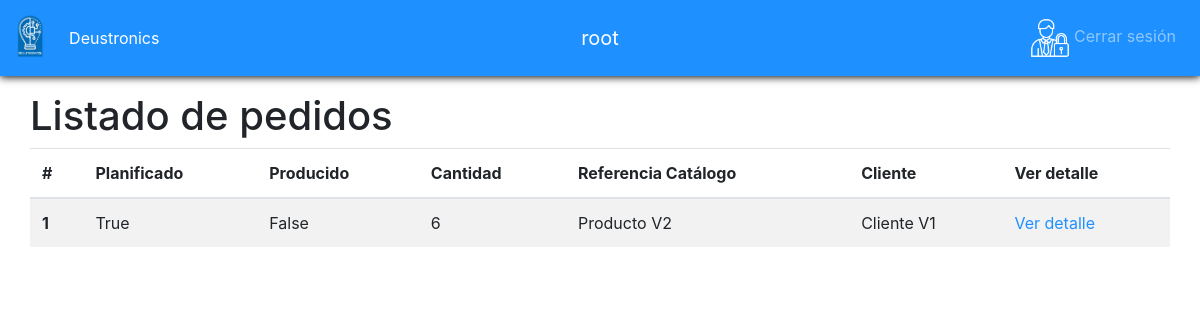
Page /pedidos/ (signed in) on the earlier database version.
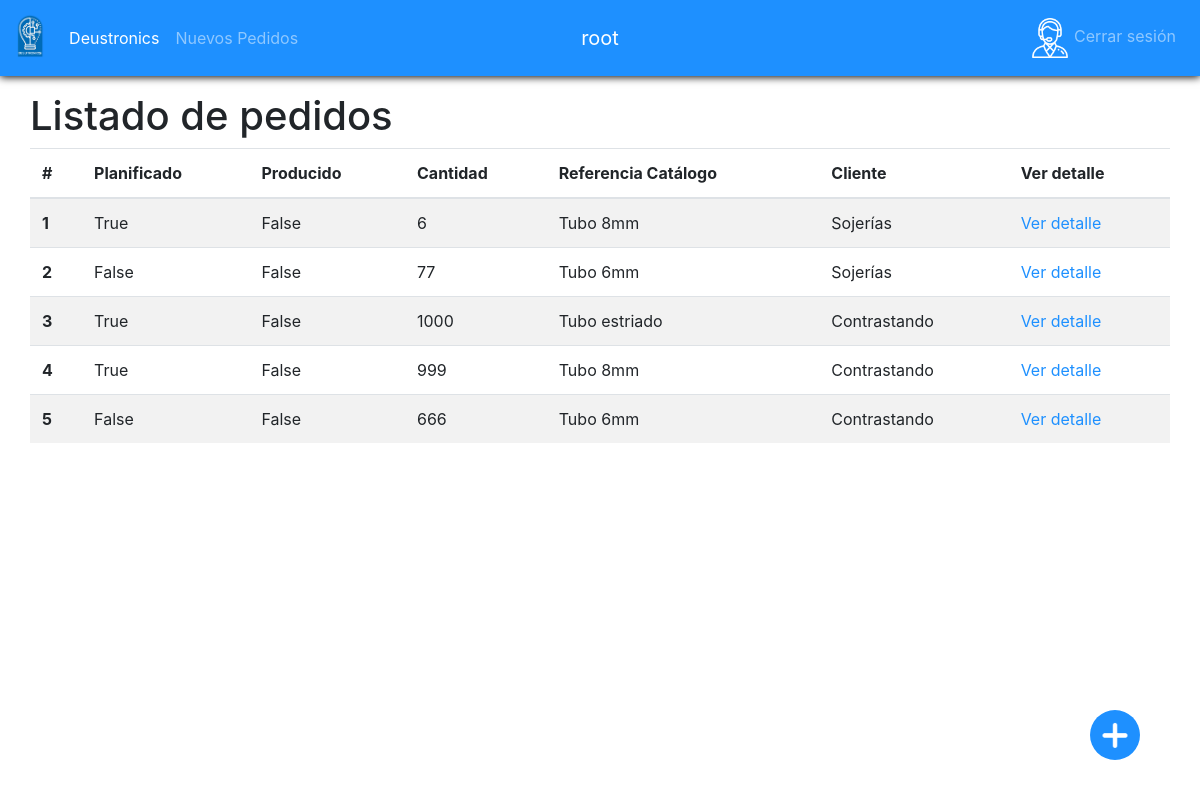
Same page on the later database version.
### app/models.py (models this page shows, shortened)
class Pedido(models.Model):
    planificado = models.BooleanField()
    producido = models.BooleanField()
    cantidad = models.IntegerField()
    catalogo = models.ForeignKey(
        Catalogo, on_delete=models.SET_NULL, null=True)
    cliente = models.ForeignKey(Cliente, on_delete=models.SET_NULL, null=True)
    importe=models.FloatField()

class Catalogo(models.Model):
    descripcion = models.CharField(max_length=250)
    nombre = models.CharField(max_length=100, default="NombreDefault")
    precio = models.FloatField(default = 0.0)
    def __str__(self):
       return self.nombre

class Cliente(models.Model):
    nombre = models.CharField(max_length=100)
    usuario = models.ForeignKey(User, on_delete=models.CASCADE,unique=True)
    def __str__(self):
       return self.nombre

### app/views.py (the view)
# urls.py: path('pedidos/', login_required(views.PedidoListView.as_view()), name='pedido_lista'),
class PedidoListView(View):
    def get(self, request, *args, **kwargs):
        context = {
            'pedidos': Pedido.objects.all(),
            'urlBotonFlotante':reverse('pedido_create_manual')
        }
        return render(request, "pedido_lista.html", context)

### app/templatetags/sesion_tags.py (called while the page is built)
@register.filter(name='has_group')
def has_group(user, group_name):
    return user.groups.filter(name=group_name).exists()

### app/templates/pedido_lista.html
{%extends 'base.html'%} {% block content%}
<h1>
  Listado de pedidos
</h1>
<table class="table table-striped">
  <thead>
    <tr>
      <th scope="col">#</th>
      <th scope="col">Planificado</th>
      <th scope="col">Producido</th>
      <th scope="col">Cantidad</th>
      <th scope="col">Referencia Catálogo</th>
      <th scope="col">Cliente</th>
      <th scope="col">Ver detalle</th>
    </tr>
  </thead>
  <tbody>
    {%for pedido in pedidos%}
    <tr>
      <th scope="row">{{pedido.id}}</th>
      <td>{{pedido.planificado}}</td>
      <td>{{pedido.producido}}</td>
      <td>{{pedido.cantidad}}</td>
      <td>{{pedido.catalogo}}</td>
      <td>{{pedido.cliente}}</td>
      <td><a href="{%url 'pedido_detalle' pedido.id %}"> Ver detalle</a></td>
    </tr>
    {%endfor%}
  </tbody>
</table>
{%endblock%}

### app/templates/base.html (shortened to what this page needs)
{%load static %} {% load sesion_tags %}
<!DOCTYPE html>
<html lang="en">
<head>
  <link rel="stylesheet" href="{% static 'main.css'%}" />
</head>
<body>
  {% block nav%}
  <nav class="navbar navbar-expand-md navbar-dark bg-primary mb-3" id="navbar">
    <div class="navbar-collapse collapse w-100 order-1 order-md-0 dual-collapse2">
      <a class="navbar-brand" href="{%url 'index' %}"><img src="{% static 'Desuto5.png' %}" alt="" id="logo" /></a>
      <ul class="navbar-nav mr-auto">
        <li class="nav-item active">
          <a class="nav-link" href="{%url 'index' %}">Deustronics</a>
        </li>
        {% if request.user|has_group:"OPERARIO" %}
        <li class="nav-item">
          <a class="nav-link" href="{% url 'mis_tareas'%}">Mis tareas</a>
        </li>
        {% elif request.user|has_group:"RESPONSABLE" %}
        <li class="nav-item">
          <a class="nav-link" href="{%url 'nuevos_pedidos' %}">Nuevos Pedidos</a>
        </li>
        {%endif%}
      </ul>
    </div>
    <div class="mx-auto order-0">
      <a class="navbar-brand mx-auto" href="#">{{user.get_username}}</a>
    </div>
    <div class="navbar-collapse collapse w-100 order-3 dual-collapse2">
      <ul class="navbar-nav ml-auto">
        <li class="nav-item">
          <a class="nav-link" href="{%url 'logout' %}">
            {% if request.user|has_group:"OPERARIO" %}
            <img class="user-type-icon" src="{%static 'icons/Operario.png'%}" alt="" />
            {% elif request.user|has_group:"CLIENTE" %}
            <img class="user-type-icon" src="{%static 'icons/Cliente.png'%}" alt="" />
            {% elif request.user|has_group:"RESPONSABLE" %}
            <img class="user-type-icon" src="{%static 'icons/Responsable.png'%}" alt="" />
            {%else%}
            <img class="user-type-icon" src="{%static 'icons/Admin.png'%}" alt="" />
            {%endif%}
            <span> Cerrar sesión </span></a>
        </li>
      </ul>
    </div>
  </nav>
  {%endblock%}
  <div class="container fill">
    <div class="row">
      {%block content %} {%endblock%}
    </div>
  </div>
  {%if urlBotonFlotante and request.user|has_group:"RESPONSABLE" %}
  <a id="botonFlotante" href="{{urlBotonFlotante}}">
    <div class="botonFlotantePadre">
      <span class="botonFlotanteHijo">
        <img id="iconoAñadir" src="{% static 'icons/ArturMas.png' %}" alt="Añadir" />
      </span>
    </div>
  </a>
  {%endif%}
</body>
</html>

Differences in the rows shown:
changed Pedido id 1: catalogo "Producto V2" → "Tubo 8mm"; cliente "Cliente V1" → "Sojerías"
added Pedido: id "2", planificado "False", producido "False", cantidad "77", catalogo "Tubo 6mm", cliente "Sojerías"
added Pedido: id "3", planificado "True", producido "False", cantidad "1000", catalogo "Tubo estriado", cliente "Contrastando"
added Pedido: id "4", planificado "True", producido "False", cantidad "999", catalogo "Tubo 8mm", cliente "Contrastando"
added Pedido: id "5", planificado "False", producido "False", cantidad "666", catalogo "Tubo 6mm", cliente "Contrastando"
Other differences:
text now shown: "Nuevos Pedidos"
